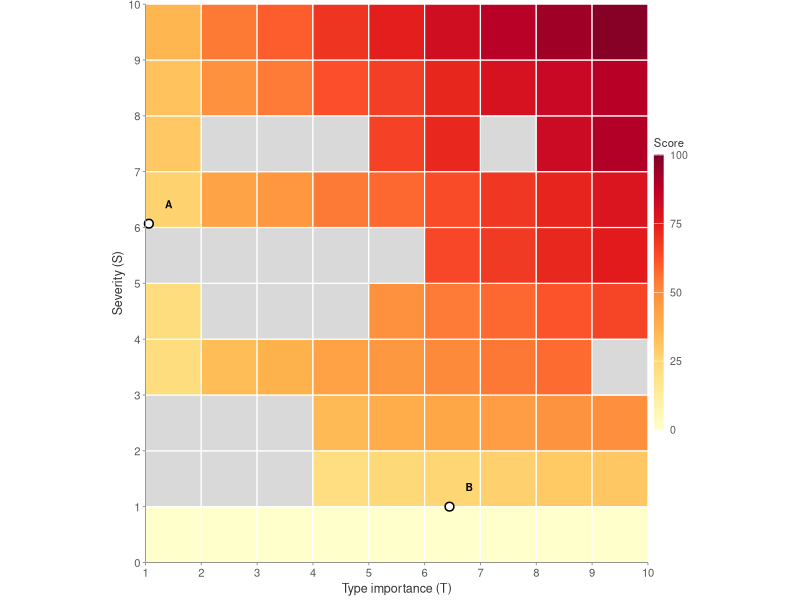
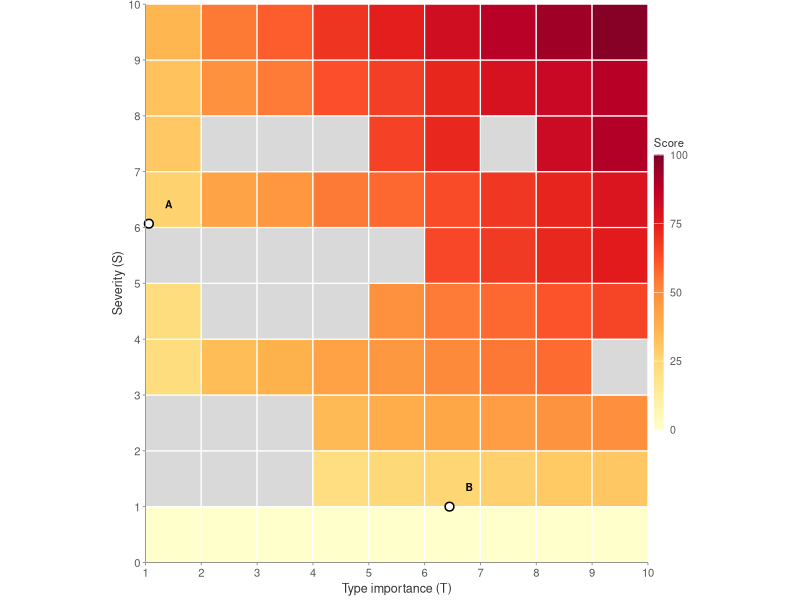
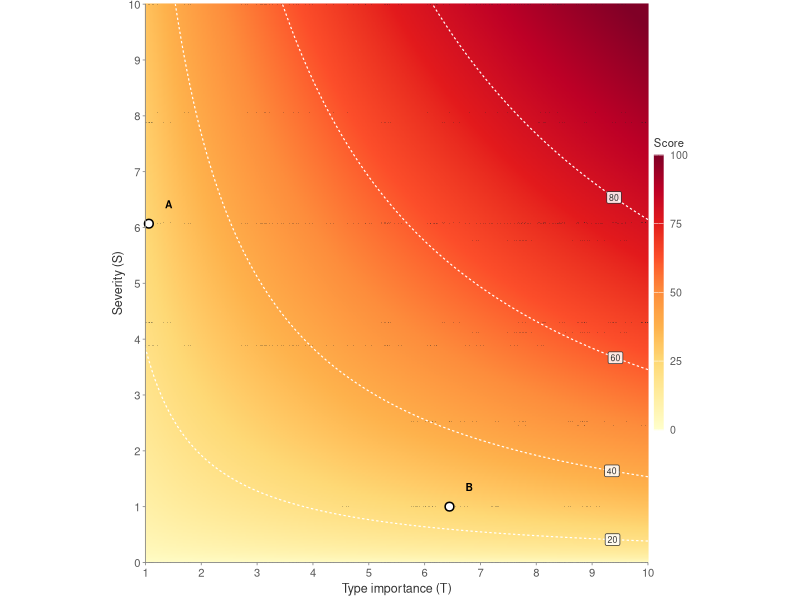
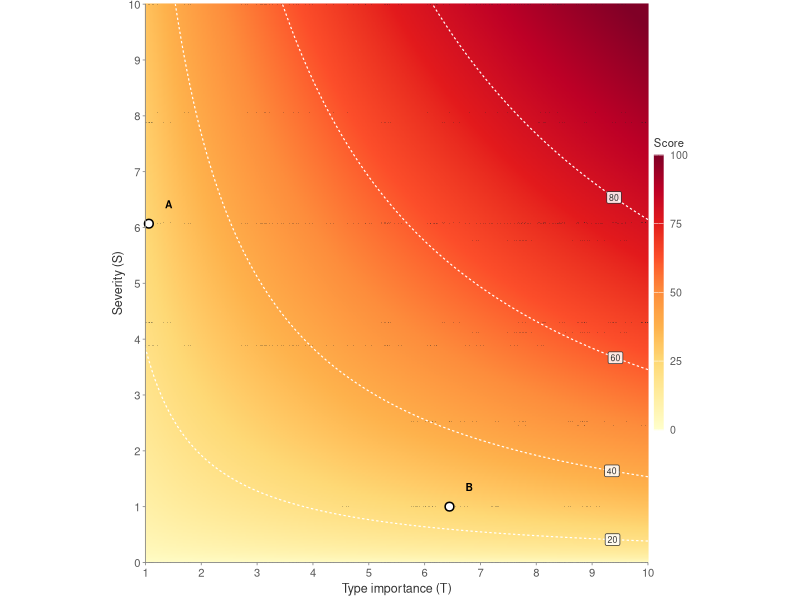

Source code (R) for these figures, in order:
suppressPackageStartupMessages({
  library(dplyr)
  library(tidyr)
  library(ggplot2)
})

scoring_S <- read.csv("metric_scoring/data/scoring_S.csv")
scoring_T <- read.csv("metric_scoring/data/scoring_T.csv")
fig_dir   <- "metric_scoring/output/figures"

combos <- inner_join(scoring_S, scoring_T, by = c("impact_type", "eco_level"),
                     relationship = "many-to-many") |>
  mutate(I_raw = 10 * sqrt(S_norm * T))
I_max  <- max(combos$I_raw)
combos <- mutate(combos, score = 100 * I_raw / I_max)

score_of <- function(S, T) 100 * 10 * sqrt(S * T) / I_max

examples <- combos |>
  filter(Environment == "Terrestrial", Group == "Invertebrates",
         (impact_type == "imp_fire_regime"          & eeicat_raw == "moderate") |
         (impact_type == "imp_fitness_reproduction" & eeicat_raw == "minor")) |>
  arrange(desc(S_norm)) |>
  mutate(label = c("A", "B"))

score_ramp <- c("#ffffcc", "#ffeda0", "#fed976", "#feb24c", "#fd8d3c",
                "#fc4e2a", "#e31a1c", "#bd0026", "#800026")

fig_theme <- theme_minimal(base_size = 9) +
  theme(axis.title         = element_text(colour = "grey20"),
        axis.text          = element_text(size = rel(0.9), colour = "grey35"),
        axis.line          = element_line(colour = "grey55", linewidth = 0.3),
        axis.ticks         = element_line(colour = "grey55", linewidth = 0.3),
        axis.ticks.length  = unit(2, "pt"),
        panel.grid         = element_blank(),
        legend.title       = element_text(size = rel(0.9), colour = "grey20"),
        legend.text        = element_text(size = rel(0.85), colour = "grey35"),
        legend.position    = "right",
        legend.box.spacing = unit(1.5, "mm"),
        legend.margin      = margin(0, 0, 0, 0),
        legend.key.height  = unit(14, "mm"),
        legend.key.width   = unit(2.5, "mm"),
        plot.margin        = margin(3, 3, 3, 3))

score_fill <- scale_fill_gradientn(colours = score_ramp, limits = c(0, 100),
                                   breaks = seq(0, 100, 25), oob = scales::squish,
                                   na.value = "grey85", name = "Score")

example_layers <- list(
  geom_point(data = examples, aes(T, S_norm), shape = 21, size = 2.4,
             fill = "white", colour = "black", stroke = 0.8),
  geom_text(data = examples, aes(T, S_norm, label = label),
            size = 2.6, fontface = "bold", nudge_x = 0.35, nudge_y = 0.35)
)

axes <- list(
  scale_x_continuous(breaks = 1:10, expand = c(0, 0)),
  scale_y_continuous(breaks = 0:10, expand = c(0, 0)),
  coord_fixed(xlim = c(1, 10), ylim = c(0, 10), clip = "off"),
  labs(x = "Type importance (T)", y = "Severity (S)")
)

save_fig <- function(plot, name) {
  for (ext in c("png", "pdf")) {
    ggsave(file.path(fig_dir, paste0(name, ".", ext)), plot,
           width = 95, height = 85, units = "mm", dpi = 600, bg = "white")
  }
}


bins <- expand_grid(T = seq(1.5, 9.5, by = 1), S = seq(0.5, 9.5, by = 1))

bin_means <- combos |>
  transmute(T = pmin(floor(T), 9) + 0.5, S = pmin(floor(S_norm), 9) + 0.5, score) |>
  group_by(T, S) |>
  summarise(score = mean(score), .groups = "drop")

bins <- left_join(bins, bin_means, by = c("T", "S"))

p_heatmap <- ggplot() +
  geom_tile(data = bins, aes(T, S, fill = score),
            width = 1, height = 1, colour = "white", linewidth = 0.4) +
  example_layers + score_fill + axes + fig_theme

save_fig(p_heatmap, "Figure_heatmap_mean_real")


surface <- expand_grid(T = seq(1, 10, length.out = 400),
                       S = seq(0, 10, length.out = 400)) |>
  mutate(score = score_of(S, T))

contours <- lapply(c(20, 40, 60, 80), function(level) {
  k <- (level * I_max / 1000)^2
  S <- seq(k / 10, min(k, 10), length.out = 400)
  tibble(level = level, S = S, T = k / S)
}) |>
  bind_rows() |>
  filter(S <= 10)

contour_labels <- contours |>
  group_by(level) |>
  slice_min(abs(T - 9.4), n = 1, with_ties = FALSE) |>
  ungroup()

p_curves <- ggplot() +
  geom_raster(data = surface, aes(T, S, fill = score), interpolate = TRUE) +
  geom_point(data = combos, aes(T, S_norm), colour = "grey15", alpha = 0.25,
             size = 0.35, stroke = 0) +
  geom_path(data = contours, aes(T, S, group = level),
            colour = "white", linewidth = 0.4, linetype = "22") +
  geom_label(data = contour_labels, aes(T, S, label = level),
             size = 2.2, colour = "grey20", fill = "white", alpha = 0.85,
             linewidth = 0, label.padding = unit(0.6, "mm")) +
  example_layers + score_fill + axes + fig_theme

save_fig(p_curves, "Figure_curves_attainable")
